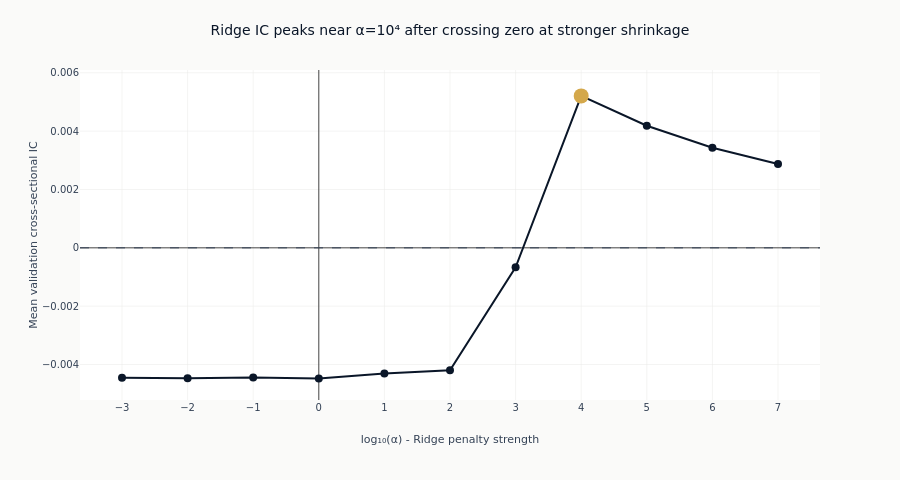

Source (notebook cell):
### Markdown cell above
### Ridge improves only after substantial shrinkage

The Ridge path is flat near the OLS result at weak penalties. IC crosses zero
only after substantial shrinkage, peaks at $\alpha=10^4$, and then declines.
This shape is consistent with many correlated predictors carrying weak, diffuse
information rather than a small set of dominant coefficients.

### Code cell
_ridge_results = sorted(
    (
        float(r["config"]["config_name"].split("_a")[1]),
        r["ic_mean"],
    )
    for r in full_cov
    if r["config"]["config_name"].startswith("ridge_a")
)
_ridge_log_alpha = [np.log10(alpha) for alpha, _ in _ridge_results]
_ridge_ic = [ic for _, ic in _ridge_results]
_ridge_peak = int(np.argmax(_ridge_ic))

fig_ridge = go.Figure(
    go.Scatter(
        x=_ridge_log_alpha,
        y=_ridge_ic,
        mode="lines+markers",
        line=dict(color=COLORS["blue"], width=2),
        marker=dict(color=COLORS["blue"], size=8),
    )
)
fig_ridge.add_trace(
    go.Scatter(
        x=[_ridge_log_alpha[_ridge_peak]],
        y=[_ridge_ic[_ridge_peak]],
        mode="markers",
        marker=dict(color=COLORS["amber"], size=15),
        showlegend=False,
    )
)
fig_ridge.add_hline(y=0, line_color=COLORS["neutral"], line_dash="dash", line_width=1)
fig_ridge.update_layout(
    title="Ridge IC peaks near α=10⁴ after crossing zero at stronger shrinkage",
    height=480,
    width=900,
    showlegend=False,
    margin=dict(t=70),
)
fig_ridge.update_xaxes(title_text="log₁₀(α) - Ridge penalty strength", dtick=1)
fig_ridge.update_yaxes(title_text="Mean validation cross-sectional IC")
fig_ridge.show()

### Figure 1 — Plotly figure (JSON) as saved in the notebook; plotly's stock layout.template omitted (floating-point values rounded to 4 significant figures)
{"data": [{"line": {"color": "#0a1628", "width": 2}, "marker": {"color": "#0a1628", "size": 8}, "mode": "lines+markers", "type": "scatter", "x": [-3.0, -2.0, -1.0, 0.0, 1.0, 2.0, 3.0, 4.0, 5.0, 6.0, 7.0], "y": [-0.004456, -0.004469, -0.004444, -0.004479, -0.004307, -0.004195, -0.0006681, 0.005209, 0.004186, 0.00343, 0.002871]}, {"marker": {"color": "#D4A84B", "size": 15}, "mode": "markers", "showlegend": false, "type": "scatter", "x": [4.0], "y": [0.005209]}], "layout": {"height": 480, "margin": {"t": 70}, "shapes": [{"line": {"color": "#334155", "dash": "dash", "width": 1}, "type": "line", "x0": 0, "x1": 1, "xref": "x domain", "y0": 0, "y1": 0, "yref": "y"}], "showlegend": false, "title": {"text": "Ridge IC peaks near α=10⁴ after crossing zero at stronger shrinkage"}, "width": 900, "xaxis": {"dtick": 1, "title": {"text": "log₁₀(α) - Ridge penalty strength"}}, "yaxis": {"title": {"text": "Mean validation cross-sectional IC"}}}}
